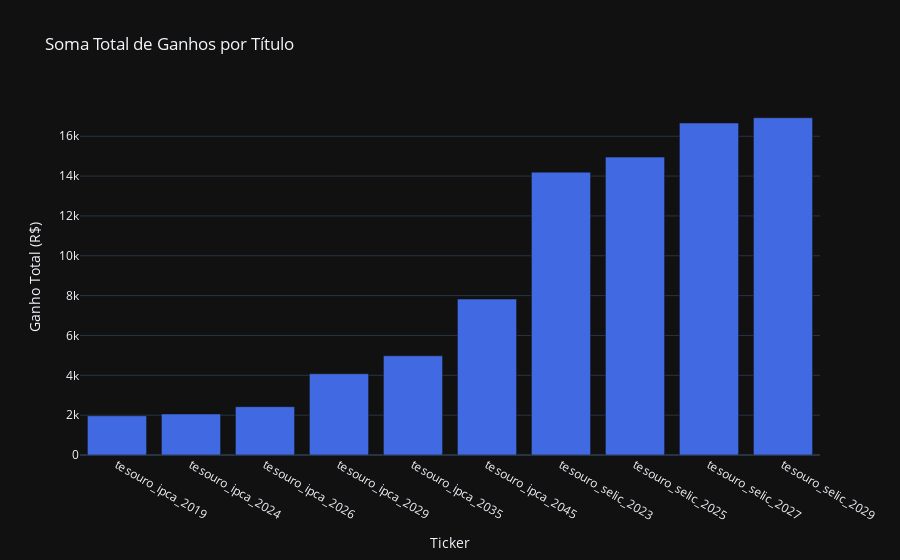

Notebook code cell kept with this figure:
### Markdown cell above
## Análise Gráfica: Posição Acumulada por Título  

O gráfico abaixo apresenta a distribuição do valor acumulado em reais para cada título, ordenado de forma crescente. Essa visualização permite uma comparação clara do desempenho individual dos ativos ao longo do período analisado.

### Code cell
fig = go.Figure(go.Bar(
    x=soma_total_por_titulo.index,
    y=soma_total_por_titulo.sort_values(ascending=True).values,
    marker_color='royalblue'
))

fig.update_layout(
    title='Soma Total de Ganhos por Título',
    xaxis_title='Ticker',
    yaxis_title='Ganho Total (R$)',
    template='plotly_dark'
)

fig.show()

### Figure 1 — Plotly figure (JSON) as saved in the notebook; plotly's stock layout.template omitted (floating-point values rounded to 4 significant figures)
{"data": [{"marker": {"color": "royalblue"}, "type": "bar", "x": ["tesouro_ipca_2019", "tesouro_ipca_2024", "tesouro_ipca_2026", "tesouro_ipca_2029", "tesouro_ipca_2035", "tesouro_ipca_2045", "tesouro_selic_2023", "tesouro_selic_2025", "tesouro_selic_2027", "tesouro_selic_2029"], "y": [1967.0, 2061.0, 2426.0, 4080.0, 4979.0, 7829.0, 14200.0, 14950.0, 16670.0, 16930.0]}], "layout": {"title": {"text": "Soma Total de Ganhos por Título"}, "xaxis": {"title": {"text": "Ticker"}}, "yaxis": {"title": {"text": "Ganho Total (R$)"}}}}
